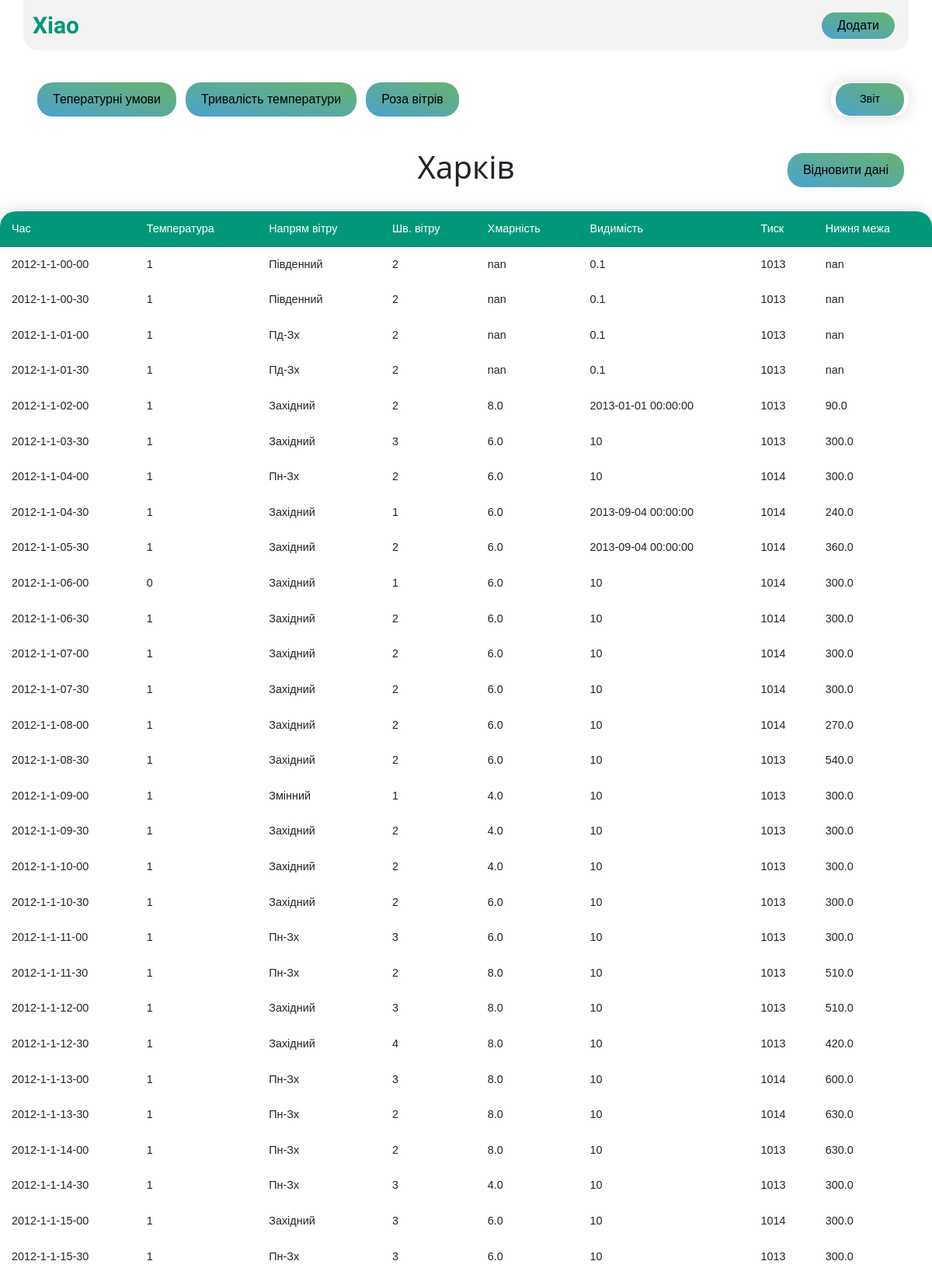
The page /Харків/interpolate (upper part) on the database its author committed.
### tables this page shows
CREATE TABLE cities (id INTEGER PRIMARY KEY AUTOINCREMENT, city STRING (30) NOT NULL UNIQUE);

CREATE TABLE "meteo"
(
	id INTEGER
		primary key autoincrement,
	city integer
		references cities,
	time DATETIME,
	temperature INTEGER,
	wind_direction
		references wind,
	wind_speed INTEGER,
	cloud_num INTEGER,
	visibility STRING,
	pressure INTEGER,
	bottom_line INTEGER
);

CREATE TABLE wind (id INTEGER PRIMARY KEY AUTOINCREMENT, direction STRING UNIQUE NOT NULL);

### app.py (the view)
@app.route('/<city>/interpolate')
def intarpolated(city):  # put application's code here
    sqlite_connection = sqlite3.connect('meteodata.db')
    cursor = sqlite_connection.cursor()
    cursor.execute('SELECT id FROM cities WHERE city=?', (city,))
    sqlite_connection.commit()
    city_id = cursor.fetchone()[0]
    print(city)
    insert = "SELECT * FROM meteo " \
             "INNER JOIN wind ON wind.id = meteo.wind_direction " \
             "WHERE city=? " \
             "limit 100"
    cursor.execute(insert, (city_id,))
    sqlite_connection.commit()
    data = cursor.fetchall()
    insert = "SELECT cloud_num FROM meteo " \
             "INNER JOIN wind ON wind.id = meteo.wind_direction " \
             "WHERE city=? " \
             "limit 100"
    cursor.execute(insert, (city_id,))
    sqlite_connection.commit()
    cloud_num = cursor.fetchall()
    for x in range(len(cloud_num)):
        cloud_num[x] = cloud_num[x][0]
    a = pd.Series(cloud_num)
    a = a.interpolate().tolist()
    for i in range(len(data)):
        data[i] = list(data[i])
        data[i][6] = round(a[i], 2)
    insert = "SELECT bottom_line FROM meteo " \
             "INNER JOIN wind ON wind.id = meteo.wind_direction " \
             "WHERE city=? " \
             "limit 100"
    cursor.execute(insert, (city_id,))
    sqlite_connection.commit()
    bottom_line = cursor.fetchall()
    for x in range(len(bottom_line)):
        bottom_line[x] = bottom_line[x][0]
    a = pd.Series(bottom_line)
    a = a.interpolate().tolist()
    for i in range(len(data)):
        data[i][9] = round(a[i], 2)
    sqlite_connection.close()
    return render_template('city.html', data=data, city=city)

### templates/city.html (shortened to what this page needs)
<!DOCTYPE html>
<html lang="en">
<head>
    <link rel="stylesheet" href="/static/css/styles.css">
        <link href="https://cdn.jsdelivr.net/npm/bootstrap@5.2.0-beta1/dist/css/bootstrap.min.css" rel="stylesheet">
</head>
<body>
<nav class="container">
    <a class="logo" href="/">Xiao</a>
    <button>
    <a href="/add">
        <span>
            Додати
        </span>
    </a>
    </button>
</nav>
<div class="container buttons">
    <button>
            <a href="/{{ city }}/temperature">
                <span>
                    Тепературні умови
                </span>
            </a>
    </button>
    <button>
            <a href="/{{ city }}/temperature-time">
                <span>
                    Тривалість температури
                </span>
            </a>
    </button>
    <button>
            <a href="/{{ city }}/windrose">
                <span>
                    Роза вітрів
                </span>
            </a>
    </button>
    <form action="/{{ city }}/report" method="post">
    <button >
            <a>
                <span>
                    Звіт
                </span>
            </a>
    </button>
    </form>
</div>
    {% set index = [2, 3, 11, 5, 6, 7, 8, 9] %}
    <div class="container city_head">
        <h1>
            {{ city }}
        </h1>
        <button>
            <a href="/{{ city }}/interpolate">
                <span>
                    Відновити дані
                </span>
            </a>
        </button>
    </div>
<table style="width:100%">
  <tr id="header">
      <td>
          Час
      </td>
    <td>
        Температура
    </td>
    <td>
        Напрям вітру
    </td>
    <td>
        Шв. вітру
    </td>
    <td>
        Хмарність
    </td>
    <td>
        Видимість
    </td>
    <td>
        Тиск
    </td>
    <td>
        Нижня межа
    </td>
  </tr>
{% for row in data %}
    <tr>
    {% for i in index %}
        {% if row[i] == None %}
            <td style="background-color: rgba(170,6,100,0.1);"></td>
        {% else %}
            <td>{{ row[i] }}</td>
        {% endif %}
    {% endfor %}
     </tr>
{% endfor %}
</table>
</body>
</html>

### static/css/styles.css (style rules this page uses)
html { min-height: 100vh; }
.buttons { display: flex; flex-direction: row; align-items: center; position: relative; justify-content: left; margin-bottom: 40px; }
.buttons button { border: none; background: none; }
.buttons form { padding: 0; width: 100px; margin: 0; position: absolute; right: 0; }
.buttons button > a { display: flex; justify-content: center; align-content: center; text-decoration: none; color: black; padding: 10px 20px; border-radius: 20px; font-family: sans-serif; align-self: center; background: linear-gradient(to left bottom, #67b26f, #4ca2cd); }
.city_head { position: relative; display: flex; align-items: center; justify-content: center; }
.city_head > button { position: absolute; right: 0; border: none; background: none; }
.city_head button > a { display: flex; justify-content: center; align-content: center; text-decoration: none; color: black; padding: 10px 20px; border-radius: 20px; font-family: sans-serif; align-self: center; background: linear-gradient(to left bottom, #67b26f, #4ca2cd); }
table { border-collapse: collapse; overflow: hidden; border-radius: 20px; margin: 25px 0; font-size: 0.9em; font-family: sans-serif; min-width: 400px; box-shadow: 0 0 20px rgba(0, 0, 0, 0.15); }
#header { background-color: #009879; color: #ffffff; text-align: left; }
td { position: relative; padding: 12px 15px; }
nav { display: flex; flex-direction: row; align-content: center; justify-content: space-between; width: 100%; border-radius: 0 0 20px 20px; padding: 10px 0; background: #f3f3f3; margin-bottom: 40px; }
nav > a { cursor: pointer; text-decoration: none; color: #009879; }
nav .logo { display: flex; font-size: 30px; font-weight: bold; font-family: Comfortaa; }
nav button { border: none; background: none; }
nav button > a { display: flex; justify-content: center; align-content: center; text-decoration: none; color: black; padding: 5px 20px; border-radius: 20px; font-family: sans-serif; align-self: center; background: linear-gradient(to left bottom, #67b26f, #4ca2cd); }
form { display: flex; flex-direction: column; border-radius: 20px; width: 100%; padding: 20px; font-size: 0.9em; font-family: sans-serif; box-shadow: 0 0 20px rgba(0, 0, 0, 0.15); }

### rows shown on the page
cities: city "Харків"
meteo: time "2012-1-1-00-00" "1" "Південний" "2" "nan" "0.1" "1013" "nan"
meteo: time "2012-1-1-00-30" "1" "Південний" "2" "nan" "0.1" "1013" "nan"
meteo: time "2012-1-1-01-00" "1" "Пд-Зх" "2" "nan" "0.1" "1013" "nan"
meteo: time "2012-1-1-01-30" "1" "Пд-Зх" "2" "nan" "0.1" "1013" "nan"
meteo: time "2012-1-1-02-00" "1" "Західний" "2" "8.0" "2013-01-01 00:00:00" "1013" "90.0"
meteo: time "2012-1-1-03-30" "1" "Західний" "3" "6.0" "10" "1013" "300.0"
meteo: time "2012-1-1-04-00" "1" "Пн-Зх" "2" "6.0" "10" "1014" "300.0"
meteo: time "2012-1-1-04-30" "1" "Західний" "1" "6.0" "2013-09-04 00:00:00" "1014" "240.0"
meteo: time "2012-1-1-05-30" "1" "Західний" "2" "6.0" "2013-09-04 00:00:00" "1014" "360.0"
meteo: time "2012-1-1-06-00" "0" "Західний" "1" "6.0" "10" "1014" "300.0"
meteo: time "2012-1-1-06-30" "1" "Західний" "2" "6.0" "10" "1014" "300.0"
meteo: time "2012-1-1-07-00" "1" "Західний" "2" "6.0" "10" "1014" "300.0"
meteo: time "2012-1-1-07-30" "1" "Західний" "2" "6.0" "10" "1014" "300.0"
meteo: time "2012-1-1-08-00" "1" "Західний" "2" "6.0" "10" "1014" "270.0"
meteo: time "2012-1-1-08-30" "1" "Західний" "2" "6.0" "10" "1013" "540.0"
meteo: time "2012-1-1-09-00" "1" "Змінний" "1" "4.0" "10" "1013" "300.0"
meteo: time "2012-1-1-09-30" "1" "Західний" "2" "4.0" "10" "1013" "300.0"
meteo: time "2012-1-1-10-00" "1" "Західний" "2" "4.0" "10" "1013" "300.0"
meteo: time "2012-1-1-10-30" "1" "Західний" "2" "6.0" "10" "1013" "300.0"
meteo: time "2012-1-1-11-00" "1" "Пн-Зх" "3" "6.0" "10" "1013" "300.0"
meteo: time "2012-1-1-11-30" "1" "Пн-Зх" "2" "8.0" "10" "1013" "510.0"
meteo: time "2012-1-1-12-00" "1" "Західний" "3" "8.0" "10" "1013" "510.0"
meteo: time "2012-1-1-12-30" "1" "Західний" "4" "8.0" "10" "1013" "420.0"
meteo: time "2012-1-1-13-00" "1" "Пн-Зх" "3" "8.0" "10" "1014" "600.0"
meteo: time "2012-1-1-13-30" "1" "Пн-Зх" "2" "8.0" "10" "1014" "630.0"
meteo: time "2012-1-1-14-00" "1" "Пн-Зх" "2" "8.0" "10" "1013" "630.0"
meteo: time "2012-1-1-14-30" "1" "Пн-Зх" "3" "4.0" "10" "1013" "300.0"
meteo: time "2012-1-1-15-00" "1" "Західний" "3" "6.0" "10" "1014" "300.0"
meteo: time "2012-1-1-15-30" "1" "Пн-Зх" "3" "6.0" "10" "1013" "300.0"
